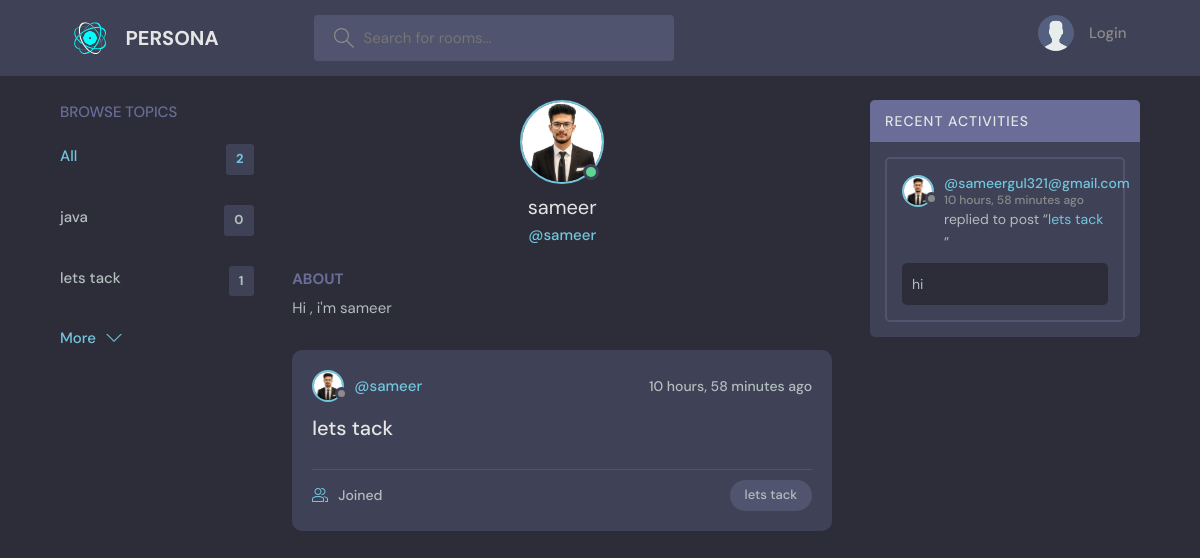
Page /profile/1/ on the committed database.
### base/models.py (models this page shows, shortened)
class Topic(models.Model):
    name = models.CharField(max_length=200)

class User (AbstractUser):
    name = models.CharField(max_length=200, null=True)
    email = models.EmailField(unique=True, null=True)
    bio = models.TextField(null=True)
    avatar = models.ImageField(null=True, default="avatar.svg")
    USERNAME_FIELD = 'email'
    REQUIRED_FIELDS = []

class Room(models.Model):
    host = models.ForeignKey(User, on_delete=models.SET_NULL, null=True)
    topic = models.ForeignKey(Topic, on_delete= models.SET_NULL, null=True)
    name = models.CharField(max_length=200)
    description =  models.TextField(null=True, blank=True)
    participants = models.ManyToManyField(User, related_name='participants', blank=True)
    updated = models.DateField(auto_now=True)
    created = models.DateField(auto_now_add=True)
    class Meta:
        ordering = ['-updated', '-created']
    def __str__(self):
        return self.name

class Message(models.Model):
    user= models.ForeignKey(User, on_delete=models.CASCADE)
    room = models.ForeignKey(Room, on_delete=models.CASCADE)
    body = models.TextField()
    updated = models.DateField(auto_now=True)
    created = models.DateField(auto_now_add=True)
    class Meta:
        ordering = ['-updated', '-created']

### base/views.py (the view)
def userProfile(request, pk):
     user = User.objects.get(id=pk)
     rooms = user.room_set.all()
     room_messages = user.message_set.all()
     topics = Topic.objects.all()
     context={'user': user, 'rooms': rooms ,'room_messages': room_messages, 'topics': topics}
     return render(request, 'base/profile.html', context)

### base/templates/base/profile.html (shortened to what this page needs)
{% extends 'main.html' %}
{% block content %}
  <main class="profile-page layout layout--3">
    <div class="container">
      {% include 'base/topics_component.html' %}
      <div class="roomList">
        <div class="profile">
          <div class="profile__avatar">
            <div class="avatar avatar--large active">
              <img src="{{user.avatar.url}}" />
            </div>
          </div>
          <div class="profile__info">
            <h3>{{user.username}}</h3>
            <p>@{{user.username}}</p>
          </div>
          <div class="profile__about">
            <h3>About</h3>
            <p>
              {{user.bio}}
            </p>
          </div>
        </div>
        {% include 'base/feeds_component.html' %}
      </div>
      {% include 'base/activity_component.html' %}
    </div>
  </main>
{% endblock content %}

### templates/main.html (shortened to what this page needs)
<!DOCTYPE html>
{% load static %}
<html lang="en">
  <head>
    <link rel="stylesheet" href="{% static 'style/style.css' %}" />
  </head>
  <body>
    {% include 'navbar.html' %}
    {% block content %}
    {% endblock %}
  </body>
</html>

### templates/navbar.html (shortened to what this page needs)
{% load static %}
<header class="header header--loggedIn">
    <div class="container">
      <a href="{% url 'home' %}" class="header__logo">
        <img src="{% static 'images/logo.svg' %}" />
        <h1>PERSONA</h1>
      </a>
      <form class="header__search" method="GET" action="{% url 'home' %}">
        <label>
          <input name="q" placeholder="Search for rooms..." />
        </label>
      </form>
      <nav class="header__menu">
        {% if request.user.is_authenticated %}
        <div class="header__user">
          <a href="{% url 'update-user' %}">
            <div class="avatar avatar--medium active">
              <img src="{{request.user.avatar.url}}" />
            </div>
            <p>{{request.user.username}} <span>@{{request.user.username}}</span></p>
          </a>
          <button class="dropdown-button">
            <svg version="1.1" xmlns="http://www.w3.org/2000/svg" width="32" height="32" viewBox="0 0 32 32">
              <title>chevron-down</title>
              <path d="M16 21l-13-13h-3l16 16 16-16h-3l-13 13z"></path>
            </svg>
          </button>
        </div>
        {% else %}
        <a href="{% url 'login' %}">
          <img src="{% static 'images/avatar.svg' %}" />
          <p>Login</p>
        </a>
        {% endif %}
      </nav>
    </div>
  </header>

### base/templates/base/topics_component.html
<div class="topics">
    <div class="topics__header">
      <h2>Browse Topics</h2>
    </div>
    <ul class="topics__list">
      <li>
        <a href="{% url 'home' %}" class="active">All <span>{{topics.count}}</span></a>
      </li>
      {% for topic in topics %}
      <li>
        <a href="{% url 'home' %}?q={{topic.name}}">{{topic.name}} <span>{{topic.room_set.all.count}}</span></a>
      </li>
      {% endfor %}
    </ul>
    <a class="btn btn--link" href="{% url 'topics' %}">
      More
      <svg version="1.1" xmlns="http://www.w3.org/2000/svg" width="32" height="32" viewBox="0 0 32 32">
        <title>chevron-down</title>
        <path d="M16 21l-13-13h-3l16 16 16-16h-3l-13 13z"></path>
      </svg>
    </a>
  </div>

### base/templates/base/feeds_component.html (shortened to what this page needs)
{% for room in rooms %}
<div class="roomListRoom">
    <div class="roomListRoom__header">
      <a href="{% url 'user-profile' room.host.id %}" class="roomListRoom__author">
        <div class="avatar avatar--small">
          <img src="{{room.host.avatar.url}}" />
        </div>
        <span>@{{room.host.username}}</span>
      </a>
      <div class="roomListRoom__actions">
        <span>{{room.created|timesince}} ago</span>
      </div>
    </div>
    <div class="roomListRoom__content">
      <a href="{% url 'room' pk=room.id %}">{{room.name}}</a>
    </div>
    <div class="roomListRoom__meta">
      <a href="{% url 'room' pk=room.id %}" class="roomListRoom__joined">
        {{room.paricipants.all.count}} Joined
      </a>
      <p class="roomListRoom__topic">{{room.topic.name}}</p>
    </div>
  </div>
  {% endfor %}

### base/templates/base/activity_component.html (shortened to what this page needs)
<div class="activities">
    <div class="activities__header">
      <h2>Recent Activities</h2>
    </div>
    {% for message in room_messages %}
    <div class="activities__box">
      <div class="activities__boxHeader roomListRoom__header">
        <a href="{% url 'user-profile' message.user.id %}" class="roomListRoom__author">
          <div class="avatar avatar--small">
            <img src="{{message.user.avatar.url}}" />
          </div>
          <p>
            @{{message.user}}
            <span>{{message.created|timesince}} ago</span>
          </p>
        </a>
      </div>
      <div class="activities__boxContent">
        <p>replied to post “<a href="{% url 'room' message.room.id %}">{{message.room}}</a>”</p>
        <div class="activities__boxRoomContent">
          {{message.body}}
        </div>
      </div>
    </div>
    {% endfor %}
  </div>

### rows in the picture
Topic: name "java", room_set.all.count "0"
Topic: name "lets tack", room_set.all.count "1"
User: avatar (picture), username "sameer", bio "Hi , i'm sameer"
Room: host.avatar (picture), host.username "sameer", created "10 hours, 58 minutes", name "lets tack", topic.name "lets tack"
Message: user.avatar (picture), user "sameergul321@gmail.com", created "10 hours, 58 minutes", room "lets tack", body "hi"

### other values in the picture
{{ topics.count }} "2"
